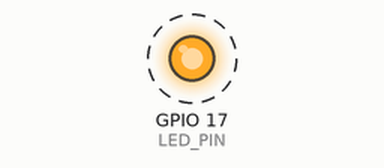
Bench run of a program on a simulated Raspberry Pi (BCM pin numbers). On the bench: output pins drawn as LEDs (lit = HIGH). Dashed ring = blinking. What the program prints to the terminal is not drawn.

Above: at 0.5 s.
Timing chart, 0 to 4.6 s (numbered marks = the images above):
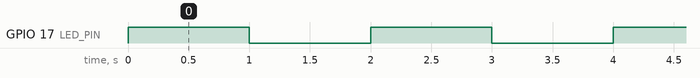

The program:

blink.py
```python
import RPi.GPIO as GPIO
import time

LED_PIN = 17

GPIO.setmode(GPIO.BCM)
GPIO.setup(LED_PIN, GPIO.OUT)

print("turning on and off led")

try:
	while True:
		GPIO.output(LED_PIN, GPIO.HIGH)
		time.sleep(1)
		GPIO.output(LED_PIN, GPIO.LOW)
		time.sleep(1)
except KeyboardInterrupt:
	print("Exiting")
finally:
	GPIO.cleanup()
```

Measured:
- by itself, GPIO 17 (LED_PIN): alternates HIGH for 1.0 s and LOW for 1.0 s
